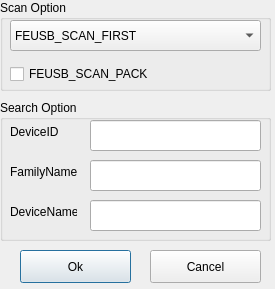
<ui version="4.0" >
 <class>ScanAndOpenDlg</class>
 <widget class="QDialog" name="ScanAndOpenDlg" >
  <property name="geometry" >
   <rect>
    <x>0</x>
    <y>0</y>
    <width>275</width>
    <height>289</height>
   </rect>
  </property>
  <property name="windowTitle" >
   <string>Dialog</string>
  </property>
  <widget class="QGroupBox" name="groupBox_2" >
   <property name="geometry" >
    <rect>
     <x>0</x>
     <y>0</y>
     <width>271</width>
     <height>91</height>
    </rect>
   </property>
   <property name="title" >
    <string>Scan Option</string>
   </property>
   <widget class="QComboBox" name="scanOptionComboBox" >
    <property name="geometry" >
     <rect>
      <x>10</x>
      <y>20</y>
      <width>251</width>
      <height>31</height>
     </rect>
    </property>
    <property name="currentIndex" >
     <number>0</number>
    </property>
    <item>
     <property name="text" >
      <string>FEUSB_SCAN_FIRST</string>
     </property>
    </item>
    <item>
     <property name="text" >
      <string>FEUSB_SCAN_NEXT</string>
     </property>
    </item>
    <item>
     <property name="text" >
      <string>FEUSB_SCAN_NEW</string>
     </property>
    </item>
    <item>
     <property name="text" >
      <string>FEUSB_SCAN_ALL</string>
     </property>
    </item>
   </widget>
   <widget class="QCheckBox" name="scanPackCheckBox" >
    <property name="geometry" >
     <rect>
      <x>10</x>
      <y>60</y>
      <width>241</width>
      <height>28</height>
     </rect>
    </property>
    <property name="text" >
     <string>FEUSB_SCAN_PACK</string>
    </property>
   </widget>
  </widget>
  <widget class="QGroupBox" name="groupBox" >
   <property name="geometry" >
    <rect>
     <x>0</x>
     <y>100</y>
     <width>271</width>
     <height>141</height>
    </rect>
   </property>
   <property name="title" >
    <string>Search Option</string>
   </property>
   <widget class="QLabel" name="label" >
    <property name="geometry" >
     <rect>
      <x>10</x>
      <y>20</y>
      <width>67</width>
      <height>23</height>
     </rect>
    </property>
    <property name="text" >
     <string>DeviceID</string>
    </property>
   </widget>
   <widget class="QLabel" name="label_4" >
    <property name="geometry" >
     <rect>
      <x>10</x>
      <y>60</y>
      <width>67</width>
      <height>23</height>
     </rect>
    </property>
    <property name="text" >
     <string>FamilyName</string>
    </property>
   </widget>
   <widget class="QLineEdit" name="deviceIDLineEdit" >
    <property name="geometry" >
     <rect>
      <x>90</x>
      <y>20</y>
      <width>171</width>
      <height>31</height>
     </rect>
    </property>
   </widget>
   <widget class="QLineEdit" name="familyIDLineEdit" >
    <property name="geometry" >
     <rect>
      <x>90</x>
      <y>60</y>
      <width>171</width>
      <height>31</height>
     </rect>
    </property>
   </widget>
   <widget class="QLabel" name="label_2" >
    <property name="geometry" >
     <rect>
      <x>10</x>
      <y>100</y>
      <width>67</width>
      <height>23</height>
     </rect>
    </property>
    <property name="text" >
     <string>DeviceName</string>
    </property>
   </widget>
   <widget class="QLineEdit" name="productIDLineEdit" >
    <property name="geometry" >
     <rect>
      <x>90</x>
      <y>100</y>
      <width>171</width>
      <height>31</height>
     </rect>
    </property>
   </widget>
  </widget>
  <widget class="QPushButton" name="scanAndOpenButton" >
   <property name="geometry" >
    <rect>
     <x>20</x>
     <y>250</y>
     <width>111</width>
     <height>33</height>
    </rect>
   </property>
   <property name="text" >
    <string>Ok</string>
   </property>
  </widget>
  <widget class="QPushButton" name="cancelButton" >
   <property name="geometry" >
    <rect>
     <x>150</x>
     <y>250</y>
     <width>111</width>
     <height>33</height>
    </rect>
   </property>
   <property name="text" >
    <string>Cancel</string>
   </property>
  </widget>
 </widget>
 <resources/>
 <connections>
  <connection>
   <sender>scanAndOpenButton</sender>
   <signal>clicked(bool)</signal>
   <receiver>ScanAndOpenDlg</receiver>
   <slot>accept()</slot>
   <hints>
    <hint type="sourcelabel" >
     <x>320</x>
     <y>26</y>
    </hint>
    <hint type="destinationlabel" >
     <x>199</x>
     <y>149</y>
    </hint>
   </hints>
  </connection>
  <connection>
   <sender>cancelButton</sender>
   <signal>clicked()</signal>
   <receiver>ScanAndOpenDlg</receiver>
   <slot>reject()</slot>
   <hints>
    <hint type="sourcelabel" >
     <x>320</x>
     <y>66</y>
    </hint>
    <hint type="destinationlabel" >
     <x>199</x>
     <y>149</y>
    </hint>
   </hints>
  </connection>
 </connections>
</ui>
